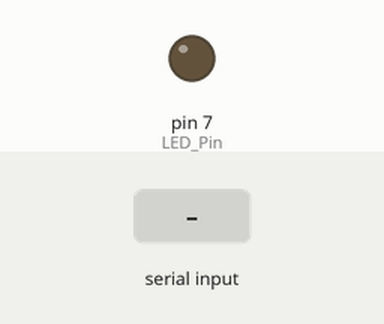
Bench run of a sketch on a simulated Arduino Uno, built with avr-gcc and run on an emulated ATmega328P. Parts: output pins drawn as LEDs (lit = HIGH). The test bench sets the inputs (shaded band).

Above: at 1.2 s.
1.3 s: "a" received over Serial
At 2.3 s:
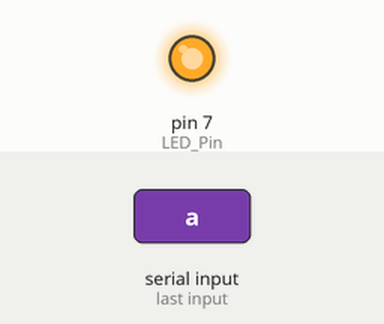
2.8 s: "b" received over Serial
At 3.4 s:
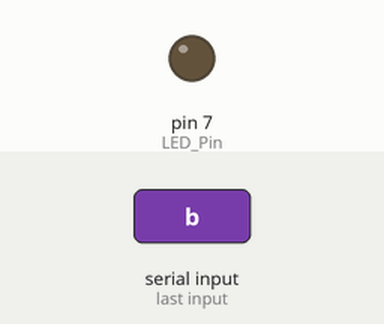
Timing chart, 0 to 5.8 s (numbered marks = the images above; inputs shaded):
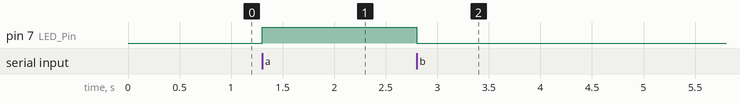

Measured:
- after the input at 1.3 s, pin 7 (LED_Pin): LOW → HIGH at once
- after the input at 2.8 s, pin 7 (LED_Pin): HIGH → LOW at once

The sketch:

LED_SerialMonitor.ino
```cpp
//시리얼 모니터를 통해 LED 제어하기
#define LED_Pin 7

void setup() {
  Serial.begin(9600);
  pinMode(LED_Pin, OUTPUT);
}

void loop() {
  if (Serial.available()) {
    char c = Serial.read();
    if (c == 'a') {
      digitalWrite(LED_Pin, HIGH);
    }
    if (c == 'b') {
      digitalWrite(LED_Pin, LOW);
    }
  }
}
```
